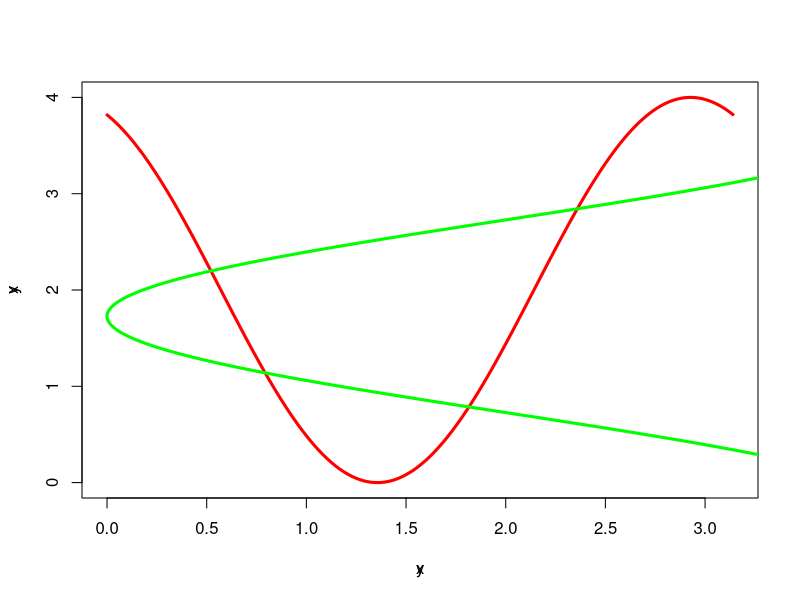

Recreate this plot in R.
## ---- chunk 1
## parameters
a <- sample(2:9, 1)
b <- sample(seq(2, 4, 0.1), 1)
c <- sample(seq(0.5, 0.8, 0.01), 1)
## solution
res <- exp(b * c) * (a * c^(a-1) + b * c^a)

x <- seq(0,3.14,0.0001)
y <- 2*sin(2*x+2)+2
## ---- chunk 2
plot(y~x, type = "l", col="red", lwd=3, xlim=c(0,3.14))
par(new=T)
plot(x~y, type = "l", col="green", lwd=3, xlim=c(0,3.14), axes=FALSE)
